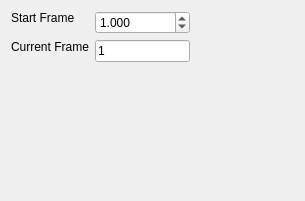
<?xml version="1.0" encoding="UTF-8"?>
<ui version="4.0">
 <class>timeAttrs</class>
 <widget class="QWidget" name="timeAttrs">
  <property name="geometry">
   <rect>
    <x>0</x>
    <y>0</y>
    <width>305</width>
    <height>201</height>
   </rect>
  </property>
  <property name="windowTitle">
   <string>Form</string>
  </property>
  <layout class="QGridLayout" name="gridLayout">
   <item row="0" column="0">
    <widget class="QLabel" name="startFrameLabel">
     <property name="text">
      <string>Start Frame</string>
     </property>
    </widget>
   </item>
   <item row="0" column="1" rowspan="2">
    <widget class="QDoubleSpinBox" name="startFrame">
     <property name="decimals">
      <number>3</number>
     </property>
     <property name="minimum">
      <double>-1000000000.000000000000000</double>
     </property>
     <property name="maximum">
      <double>1000000000.000000000000000</double>
     </property>
     <property name="value">
      <double>1.000000000000000</double>
     </property>
    </widget>
   </item>
   <item row="1" column="0" rowspan="2">
    <widget class="QLabel" name="currentFrameLabel">
     <property name="text">
      <string>Current Frame</string>
     </property>
    </widget>
   </item>
   <item row="3" column="1">
    <spacer name="verticalSpacer">
     <property name="orientation">
      <enum>Qt::Vertical</enum>
     </property>
     <property name="sizeHint" stdset="0">
      <size>
       <width>20</width>
       <height>40</height>
      </size>
     </property>
    </spacer>
   </item>
   <item row="2" column="2">
    <spacer name="horizontalSpacer">
     <property name="orientation">
      <enum>Qt::Horizontal</enum>
     </property>
     <property name="sizeHint" stdset="0">
      <size>
       <width>200</width>
       <height>20</height>
      </size>
     </property>
    </spacer>
   </item>
   <item row="2" column="1">
    <widget class="QLineEdit" name="currentFrame">
     <property name="sizePolicy">
      <sizepolicy hsizetype="Preferred" vsizetype="Fixed">
       <horstretch>0</horstretch>
       <verstretch>0</verstretch>
      </sizepolicy>
     </property>
     <property name="minimumSize">
      <size>
       <width>0</width>
       <height>0</height>
      </size>
     </property>
     <property name="text">
      <string>1</string>
     </property>
     <property name="alignment">
      <set>Qt::AlignLeading|Qt::AlignLeft|Qt::AlignVCenter</set>
     </property>
     <property name="readOnly">
      <bool>true</bool>
     </property>
    </widget>
   </item>
  </layout>
 </widget>
 <resources/>
 <connections/>
</ui>
